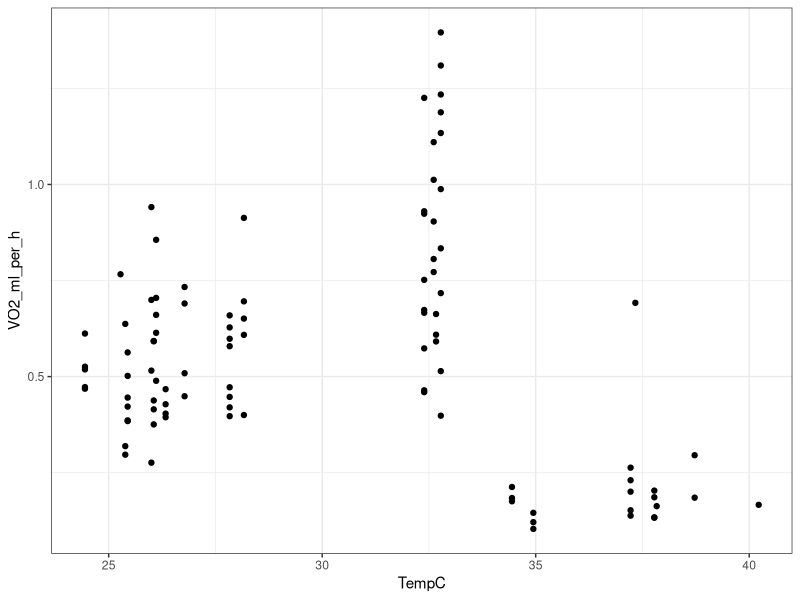

Recreate this plot in R.
## ---- chunk 1
library(tidyverse)
## ---- chunk 2
data <- read.csv("raw_data/data.csv")
head(data)
## ---- chunk 3
ggplot(data, mapping = aes(x = TempC, y = VO2_ml_per_h)) +
  geom_point() +
  theme_bw()
